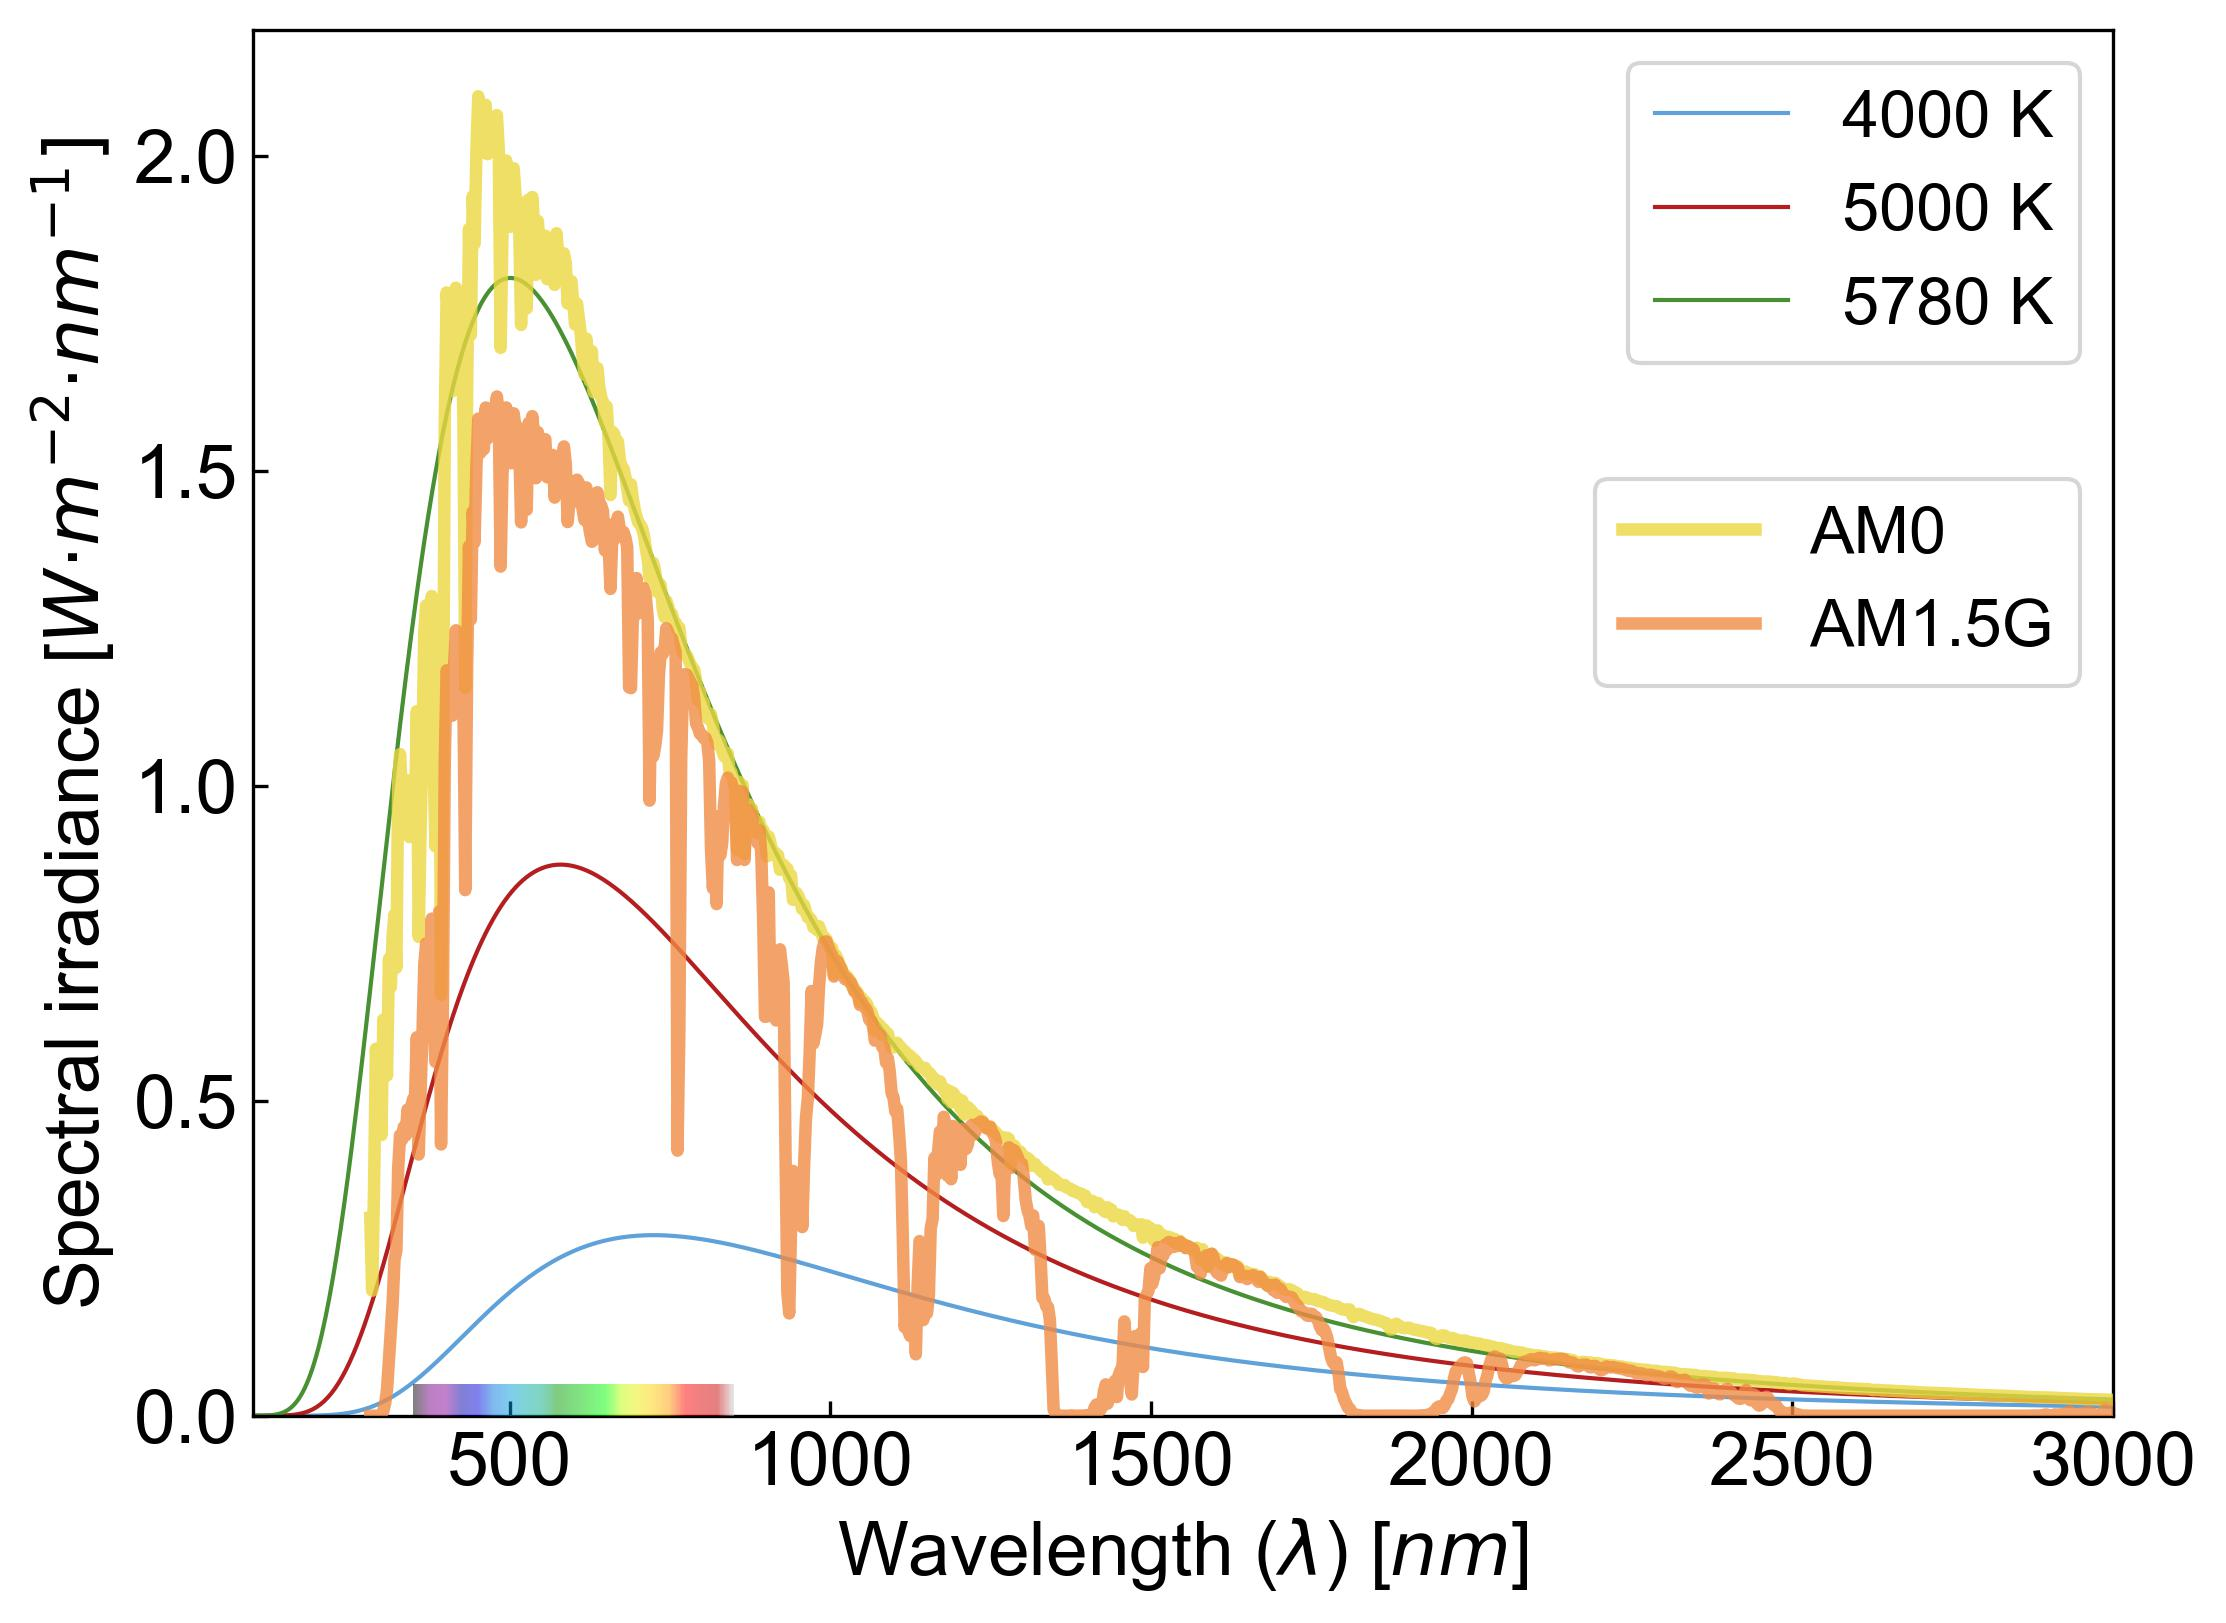

Write the Python code that produced this figure.
# -*- coding: utf-8 -*-
"""
Code that generates Figure 2.02 of the chapter "2. Solar Radiation" of the book "Fundamentals of Solar Cells and Photovoltaic Systems Engineering"
(C) 2022 Rubén Núñez - CC BY 4.0
"""

import matplotlib.pyplot as plt
import numpy as np
import pandas as pd
from scipy import constants

plt.style.use('../pv-textbook.mplstyle')

h = constants.h # 6.626e-34 [J·s]
c = constants.speed_of_light # 3.0e+8 [m/s]
k_B = constants.Boltzmann # 1.38e-23 [J/K]
π = constants.pi # 3.141592

VISIBLE_RANGE = (350, 850) # [nm]
HEIGHT_VISIBLE = 0.05 # [W/m2/nm]
MAX_LEVEL = 2.2 # [W/m2/nm]
WV_INI = 100 # [nm]
WV_MAX = 3000 # [nm]

def spectral_emittance(λ, T, Ω):
    def spectral_radiance(λ, T):
        planck_law = 2 * h * c**2 / (λ**5) * 1 / (np.exp(h*c/((λ)*k_B*T)) - 1)
        return planck_law * 1e-9 # [W/sr/m2/nm]
    
    return spectral_radiance(λ, T) * Ω # [W/m2/nm]

fig, ax1 = plt.subplots(figsize=(8, 6))

wavelengths = np.linspace(start=WV_INI, stop=WV_MAX, num=1000)

#%% BLACKBODY EMITTER
R_Sun = 695e6 # Sun's radius [m]
r_Sun_Earth = 149e9 # distance Earth-Sun [m]
solid_angle_Sun = (π * R_Sun**2) / r_Sun_Earth**2 # Area / distance**2

ax1.plot(wavelengths, spectral_emittance(λ=wavelengths*1e-9, T=4000, Ω=solid_angle_Sun), linewidth=1)
ax1.plot(wavelengths, spectral_emittance(λ=wavelengths*1e-9, T=5000, Ω=solid_angle_Sun), linewidth=1)
ax1.plot(wavelengths, spectral_emittance(λ=wavelengths*1e-9, T=5780, Ω=solid_angle_Sun), linewidth=1)

ax1.legend(['4000 K','5000 K', '5780 K'])

ax1.set_xlim([WV_INI, WV_MAX])
ax1.set_ylim([0, MAX_LEVEL])

ax1.yaxis.set_ticks(np.arange(0, MAX_LEVEL, 0.5))

ax1.set_xlabel("Wavelength ($\lambda$) [$nm$]")
ax1.set_ylabel("Spectral irradiance [$W·m^{-2}·nm^{-1}]$")

#%% ax2 - VISIBLE RANGE
y = np.linspace(start=0, stop=1, num=100)
extent = (np.min(wavelengths), np.max(wavelengths), np.min(y), np.max(y))
X = np.array([wavelengths]*100)

# [x0, y0, width, height]
ax2 = ax1.inset_axes([VISIBLE_RANGE[0], 0, VISIBLE_RANGE[1]-VISIBLE_RANGE[0], HEIGHT_VISIBLE], transform=ax1.transData)
ax2.imshow(X, extent=extent, cmap='nipy_spectral', aspect='auto', alpha=0.5)
ax2.axis('off')

#%% ax3 - AM0&1.5 SPECTRA
ax3 = ax1.twinx()

def interp_df(df, new_index, limit=None):
    index_joined = df.index.join(new_index, how='outer')
    return df.reindex(index=index_joined).interpolate(limit=limit).reindex(new_index)

astmg173 = interp_df(pd.read_csv('data/spectra_astmg173.csv', skiprows=1, index_col='Wvlgth nm'), wavelengths)

am0 = astmg173['Etr W*m-2*nm-1']
am0.plot(ax=ax3, color='C3', alpha=0.8, linewidth=3)

am15g = astmg173['Global tilt  W*m-2*nm-1']
am15g.plot(ax=ax3, color='C4', alpha=0.8, linewidth=3)

ax3.set_ylim([0, MAX_LEVEL])
ax3.legend(['AM0', 'AM1.5G'], bbox_to_anchor=(1, 0.7))
ax3.axis('off')

plt.savefig('Figure2.02 - blackbody + AM spectra.jpg', dpi=300, bbox_inches='tight')